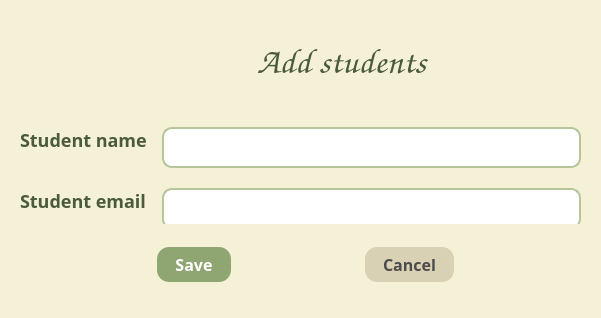
<?xml version="1.0" encoding="UTF-8"?>
<ui version="4.0">
 <class>AddStudents</class>
 <widget class="QDialog" name="AddStudents">
  <property name="geometry">
   <rect>
    <x>0</x>
    <y>0</y>
    <width>601</width>
    <height>318</height>
   </rect>
  </property>
  <property name="windowTitle">
   <string>Add students</string>
  </property>
  <property name="styleSheet">
   <string notr="true">QDialog {
    background-color: #f4f1d6;
    font-size: 16px;
}

/* ----- LABELS ----- */
QLabel {
    color: #4a5a3c;
    font-size: 18px;
    font-weight: 600;
}

#titleLabel {
font-size: 36px;
}

/* ----- LINE EDITS ----- */
QLineEdit {
    background: white;
    border: 2px solid #b7c59a;
    border-radius: 10px;
    padding: 6px 10px;
    font-size: 16px;
   color: #42522b;
}

QLineEdit:focus {
    border: 2px solid #8fa673;
}

/* ----- BUTTONS ----- */
QPushButton {
    background-color: #8fa673;
    color: white;
    padding: 6px 18px;
    border-radius: 12px;
    font-size: 16px;
    font-weight: 600;
}

QPushButton:hover {
    background-color: #7c9265;
}

QPushButton:pressed {
    background-color: #6b8058;
}

/* Cancel button (light style) */
#cancelButton_2 {
    background-color: #d9d1b4;
    color: #4b4b4b;
}

#cancelButton_2:hover {
    background-color: #c8c0a3;
}

#cancelButton_2:pressed {
    background-color: #b6ae93;
}

/* BACK BUTTON */
#goBackButton_2 {
    background: transparent;
    border: none;
    color: #42522b;
    font-size: 16px;
}
QPushButton#goBackButton_2:hover {
    background-color: #d7d9c6;
}</string>
  </property>
  <widget class="QWidget" name="verticalLayoutWidget">
   <property name="geometry">
    <rect>
     <x>10</x>
     <y>10</y>
     <width>581</width>
     <height>331</height>
    </rect>
   </property>
   <layout class="QVBoxLayout" name="verticalLayout_2">
    <property name="spacing">
     <number>10</number>
    </property>
    <property name="leftMargin">
     <number>10</number>
    </property>
    <property name="topMargin">
     <number>10</number>
    </property>
    <property name="rightMargin">
     <number>10</number>
    </property>
    <property name="bottomMargin">
     <number>10</number>
    </property>
    <item>
     <widget class="QWidget" name="widget_4" native="true">
      <widget class="QWidget" name="horizontalLayoutWidget">
       <property name="geometry">
        <rect>
         <x>0</x>
         <y>0</y>
         <width>561</width>
         <height>81</height>
        </rect>
       </property>
       <layout class="QHBoxLayout" name="horizontalLayout">
        <item>
         <widget class="QPushButton" name="goBackButton_2">
          <property name="enabled">
           <bool>true</bool>
          </property>
          <property name="minimumSize">
           <size>
            <width>0</width>
            <height>0</height>
           </size>
          </property>
          <property name="maximumSize">
           <size>
            <width>100</width>
            <height>16777215</height>
           </size>
          </property>
          <property name="styleSheet">
           <string notr="true">#goBackButton {
    background-color: white;     /* білий фон */
    color: #333333;              /* темно-сірий текст */
    border: 1px solid #cccccc;   /* легка сіра рамка */
    border-radius: 8px;          /* заокруглені кути */
    padding: 6px 12px;           /* відступи */
}

#goBackButton:hover {
    background-color: #f2f2f2;   /* трохи темніший при наведенні */
}

#goBackButton:pressed {
    background-color: #e6e6e6;   /* ще темніший при натисканні */
}</string>
          </property>
          <property name="text">
           <string/>
          </property>
          <property name="icon">
           <iconset>
            <normaloff>icons/left-arrow.png</normaloff>icons/left-arrow.png</iconset>
          </property>
         </widget>
        </item>
        <item>
         <spacer name="horizontalSpacer">
          <property name="orientation">
           <enum>Qt::Orientation::Horizontal</enum>
          </property>
          <property name="sizeHint" stdset="0">
           <size>
            <width>40</width>
            <height>20</height>
           </size>
          </property>
         </spacer>
        </item>
        <item>
         <widget class="QLabel" name="titleLabel">
          <property name="font">
           <font>
            <family>Comic Sans MS</family>
            <pointsize>-1</pointsize>
            <fontweight>DemiBold</fontweight>
           </font>
          </property>
          <property name="text">
           <string>Add students</string>
          </property>
         </widget>
        </item>
        <item>
         <spacer name="horizontalSpacer_2">
          <property name="orientation">
           <enum>Qt::Orientation::Horizontal</enum>
          </property>
          <property name="sizeHint" stdset="0">
           <size>
            <width>40</width>
            <height>20</height>
           </size>
          </property>
         </spacer>
        </item>
       </layout>
      </widget>
     </widget>
    </item>
    <item>
     <widget class="QWidget" name="widget_5" native="true">
      <widget class="QWidget" name="formLayoutWidget">
       <property name="geometry">
        <rect>
         <x>0</x>
         <y>0</y>
         <width>561</width>
         <height>144</height>
        </rect>
       </property>
       <layout class="QFormLayout" name="formLayout">
        <property name="horizontalSpacing">
         <number>15</number>
        </property>
        <property name="verticalSpacing">
         <number>20</number>
        </property>
        <item row="0" column="0">
         <widget class="QLabel" name="label_6">
          <property name="sizePolicy">
           <sizepolicy hsizetype="Fixed" vsizetype="Fixed">
            <horstretch>0</horstretch>
            <verstretch>0</verstretch>
           </sizepolicy>
          </property>
          <property name="font">
           <font>
            <family>Arial Rounded MT</family>
            <pointsize>-1</pointsize>
            <fontweight>DemiBold</fontweight>
           </font>
          </property>
          <property name="text">
           <string>Student name</string>
          </property>
         </widget>
        </item>
        <item row="0" column="1">
         <widget class="QLineEdit" name="studentNameLineEdit_2">
          <property name="sizePolicy">
           <sizepolicy hsizetype="Expanding" vsizetype="Fixed">
            <horstretch>0</horstretch>
            <verstretch>0</verstretch>
           </sizepolicy>
          </property>
          <property name="font">
           <font>
            <family>Arial Rounded MT</family>
            <pointsize>-1</pointsize>
            <bold>true</bold>
           </font>
          </property>
         </widget>
        </item>
        <item row="1" column="0">
         <widget class="QLabel" name="label_7">
          <property name="sizePolicy">
           <sizepolicy hsizetype="Fixed" vsizetype="Fixed">
            <horstretch>0</horstretch>
            <verstretch>0</verstretch>
           </sizepolicy>
          </property>
          <property name="font">
           <font>
            <family>Arial Rounded MT</family>
            <pointsize>-1</pointsize>
            <fontweight>DemiBold</fontweight>
           </font>
          </property>
          <property name="text">
           <string>Student email</string>
          </property>
         </widget>
        </item>
        <item row="1" column="1">
         <widget class="QLineEdit" name="studentEmailLineEdit_2">
          <property name="font">
           <font>
            <family>Arial Rounded MT</family>
            <pointsize>-1</pointsize>
            <bold>true</bold>
           </font>
          </property>
         </widget>
        </item>
       </layout>
      </widget>
     </widget>
    </item>
    <item>
     <widget class="QWidget" name="widget_8" native="true">
      <widget class="QWidget" name="horizontalLayoutWidget_4">
       <property name="geometry">
        <rect>
         <x>10</x>
         <y>0</y>
         <width>551</width>
         <height>61</height>
        </rect>
       </property>
       <layout class="QHBoxLayout" name="horizontalLayout_4">
        <item>
         <spacer name="horizontalSpacer_4">
          <property name="orientation">
           <enum>Qt::Orientation::Horizontal</enum>
          </property>
          <property name="sizeHint" stdset="0">
           <size>
            <width>40</width>
            <height>20</height>
           </size>
          </property>
         </spacer>
        </item>
        <item>
         <widget class="QPushButton" name="saveButton_2">
          <property name="font">
           <font>
            <family>Arial Rounded MT</family>
            <pointsize>-1</pointsize>
            <fontweight>DemiBold</fontweight>
           </font>
          </property>
          <property name="text">
           <string>Save</string>
          </property>
         </widget>
        </item>
        <item>
         <spacer name="horizontalSpacer_3">
          <property name="orientation">
           <enum>Qt::Orientation::Horizontal</enum>
          </property>
          <property name="sizeHint" stdset="0">
           <size>
            <width>40</width>
            <height>20</height>
           </size>
          </property>
         </spacer>
        </item>
        <item>
         <widget class="QPushButton" name="cancelButton_2">
          <property name="font">
           <font>
            <family>Arial Rounded MT</family>
            <pointsize>-1</pointsize>
            <fontweight>DemiBold</fontweight>
           </font>
          </property>
          <property name="text">
           <string>Cancel</string>
          </property>
         </widget>
        </item>
        <item>
         <spacer name="horizontalSpacer_5">
          <property name="orientation">
           <enum>Qt::Orientation::Horizontal</enum>
          </property>
          <property name="sizeHint" stdset="0">
           <size>
            <width>40</width>
            <height>20</height>
           </size>
          </property>
         </spacer>
        </item>
       </layout>
      </widget>
     </widget>
    </item>
   </layout>
  </widget>
 </widget>
 <resources/>
 <connections/>
</ui>
